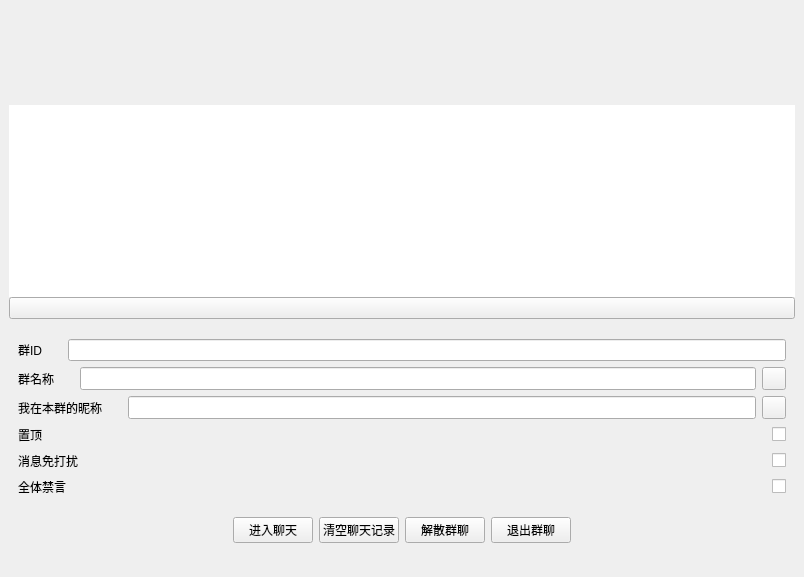
<?xml version="1.0" encoding="UTF-8"?>
<ui version="4.0">
 <class>GroupDetailWidget</class>
 <widget class="QWidget" name="GroupDetailWidget">
  <property name="geometry">
   <rect>
    <x>0</x>
    <y>0</y>
    <width>804</width>
    <height>577</height>
   </rect>
  </property>
  <layout class="QHBoxLayout" name="horizontalLayout">
   <property name="spacing">
    <number>0</number>
   </property>
   <property name="leftMargin">
    <number>0</number>
   </property>
   <property name="topMargin">
    <number>0</number>
   </property>
   <property name="rightMargin">
    <number>0</number>
   </property>
   <property name="bottomMargin">
    <number>0</number>
   </property>
   <item>
    <widget class="QScrollArea" name="scrollArea">
     <property name="frameShape">
      <enum>QFrame::NoFrame</enum>
     </property>
     <property name="verticalScrollBarPolicy">
      <enum>Qt::ScrollBarAsNeeded</enum>
     </property>
     <property name="horizontalScrollBarPolicy">
      <enum>Qt::ScrollBarAlwaysOff</enum>
     </property>
     <property name="widgetResizable">
      <bool>true</bool>
     </property>
     <property name="alignment">
      <set>Qt::AlignCenter</set>
     </property>
     <widget class="QWidget" name="scrollAreaWidgetContents">
      <property name="geometry">
       <rect>
        <x>0</x>
        <y>8</y>
        <width>804</width>
        <height>561</height>
       </rect>
      </property>
      <property name="sizePolicy">
       <sizepolicy hsizetype="Preferred" vsizetype="Fixed">
        <horstretch>0</horstretch>
        <verstretch>0</verstretch>
       </sizepolicy>
      </property>
      <layout class="QVBoxLayout" name="verticalLayout_2">
       <property name="spacing">
        <number>20</number>
       </property>
       <item>
        <widget class="QFrame" name="groupTopFrame">
         <layout class="QGridLayout" name="groupBaseLayout">
          <item row="0" column="1">
           <widget class="QElidedLabel" name="lbGroupName">
            <property name="alignment">
             <set>Qt::AlignBottom|Qt::AlignLeading|Qt::AlignLeft</set>
            </property>
           </widget>
          </item>
          <item row="1" column="1">
           <widget class="QLabel" name="lbGroupID">
            <property name="alignment">
             <set>Qt::AlignLeading|Qt::AlignLeft|Qt::AlignTop</set>
            </property>
           </widget>
          </item>
          <item row="0" column="0" rowspan="2">
           <widget class="QLabel" name="lbGroupFace">
            <property name="sizePolicy">
             <sizepolicy hsizetype="Fixed" vsizetype="Preferred">
              <horstretch>0</horstretch>
              <verstretch>0</verstretch>
             </sizepolicy>
            </property>
           </widget>
          </item>
         </layout>
        </widget>
       </item>
       <item>
        <widget class="QFrame" name="groupListFrame">
         <property name="sizePolicy">
          <sizepolicy hsizetype="Preferred" vsizetype="Fixed">
           <horstretch>0</horstretch>
           <verstretch>0</verstretch>
          </sizepolicy>
         </property>
         <layout class="QVBoxLayout" name="verticalLayout_3">
          <property name="spacing">
           <number>0</number>
          </property>
          <property name="leftMargin">
           <number>0</number>
          </property>
          <property name="topMargin">
           <number>0</number>
          </property>
          <property name="rightMargin">
           <number>0</number>
          </property>
          <property name="bottomMargin">
           <number>0</number>
          </property>
          <item>
           <widget class="QListWidget" name="memberList">
            <property name="frameShape">
             <enum>QFrame::NoFrame</enum>
            </property>
            <property name="verticalScrollBarPolicy">
             <enum>Qt::ScrollBarAlwaysOff</enum>
            </property>
            <property name="horizontalScrollBarPolicy">
             <enum>Qt::ScrollBarAlwaysOff</enum>
            </property>
            <property name="editTriggers">
             <set>QAbstractItemView::NoEditTriggers</set>
            </property>
            <property name="selectionMode">
             <enum>QAbstractItemView::NoSelection</enum>
            </property>
            <property name="movement">
             <enum>QListView::Static</enum>
            </property>
            <property name="isWrapping" stdset="0">
             <bool>true</bool>
            </property>
            <property name="resizeMode">
             <enum>QListView::Adjust</enum>
            </property>
            <property name="layoutMode">
             <enum>QListView::Batched</enum>
            </property>
            <property name="viewMode">
             <enum>QListView::IconMode</enum>
            </property>
            <property name="uniformItemSizes">
             <bool>true</bool>
            </property>
           </widget>
          </item>
          <item>
           <widget class="QPushButton" name="memberListCtrlBtn">
            <property name="layoutDirection">
             <enum>Qt::RightToLeft</enum>
            </property>
            <property name="checkable">
             <bool>true</bool>
            </property>
           </widget>
          </item>
         </layout>
        </widget>
       </item>
       <item>
        <widget class="QFrame" name="groupCfgFrame">
         <layout class="QVBoxLayout" name="verticalLayout">
          <property name="leftMargin">
           <number>9</number>
          </property>
          <property name="topMargin">
           <number>0</number>
          </property>
          <property name="rightMargin">
           <number>9</number>
          </property>
          <property name="bottomMargin">
           <number>0</number>
          </property>
          <item>
           <widget class="QWidget" name="horizontalWidget_3" native="true">
            <layout class="QHBoxLayout" name="horizontalLayout_3">
             <property name="leftMargin">
              <number>0</number>
             </property>
             <property name="topMargin">
              <number>0</number>
             </property>
             <property name="rightMargin">
              <number>0</number>
             </property>
             <property name="bottomMargin">
              <number>0</number>
             </property>
             <item>
              <widget class="QLabel" name="label_5">
               <property name="text">
                <string>群ID</string>
               </property>
              </widget>
             </item>
             <item>
              <spacer name="horizontalSpacer_2">
               <property name="orientation">
                <enum>Qt::Horizontal</enum>
               </property>
               <property name="sizeType">
                <enum>QSizePolicy::Fixed</enum>
               </property>
               <property name="sizeHint" stdset="0">
                <size>
                 <width>20</width>
                 <height>20</height>
                </size>
               </property>
              </spacer>
             </item>
             <item>
              <widget class="CRTxtEditor" name="editGroupID">
               <property name="sizePolicy">
                <sizepolicy hsizetype="Expanding" vsizetype="Preferred">
                 <horstretch>0</horstretch>
                 <verstretch>0</verstretch>
                </sizepolicy>
               </property>
               <property name="alignment">
                <set>Qt::AlignRight|Qt::AlignTrailing|Qt::AlignVCenter</set>
               </property>
              </widget>
             </item>
            </layout>
           </widget>
          </item>
          <item>
           <widget class="QWidget" name="horizontalWidget_2" native="true">
            <layout class="QHBoxLayout" name="horizontalLayout_2">
             <property name="leftMargin">
              <number>0</number>
             </property>
             <property name="topMargin">
              <number>0</number>
             </property>
             <property name="rightMargin">
              <number>0</number>
             </property>
             <property name="bottomMargin">
              <number>0</number>
             </property>
             <item>
              <widget class="QLabel" name="label">
               <property name="text">
                <string>群名称</string>
               </property>
              </widget>
             </item>
             <item>
              <spacer name="horizontalSpacer">
               <property name="orientation">
                <enum>Qt::Horizontal</enum>
               </property>
               <property name="sizeType">
                <enum>QSizePolicy::Fixed</enum>
               </property>
               <property name="sizeHint" stdset="0">
                <size>
                 <width>20</width>
                 <height>0</height>
                </size>
               </property>
              </spacer>
             </item>
             <item>
              <widget class="CRTxtEditor" name="editGroupName">
               <property name="sizePolicy">
                <sizepolicy hsizetype="Expanding" vsizetype="Preferred">
                 <horstretch>0</horstretch>
                 <verstretch>0</verstretch>
                </sizepolicy>
               </property>
               <property name="alignment">
                <set>Qt::AlignRight|Qt::AlignTrailing|Qt::AlignVCenter</set>
               </property>
              </widget>
             </item>
             <item>
              <widget class="QToolButton" name="btnGroupName">
               <property name="cursor">
                <cursorShape>PointingHandCursor</cursorShape>
               </property>
              </widget>
             </item>
            </layout>
           </widget>
          </item>
          <item>
           <widget class="QWidget" name="horizontalWidget_7" native="true">
            <layout class="QHBoxLayout" name="horizontalLayout_8">
             <property name="leftMargin">
              <number>0</number>
             </property>
             <property name="topMargin">
              <number>0</number>
             </property>
             <property name="rightMargin">
              <number>0</number>
             </property>
             <property name="bottomMargin">
              <number>0</number>
             </property>
             <item>
              <widget class="QLabel" name="label_2">
               <property name="text">
                <string>我在本群的昵称</string>
               </property>
              </widget>
             </item>
             <item>
              <spacer name="horizontalSpacer_10">
               <property name="orientation">
                <enum>Qt::Horizontal</enum>
               </property>
               <property name="sizeType">
                <enum>QSizePolicy::Fixed</enum>
               </property>
               <property name="sizeHint" stdset="0">
                <size>
                 <width>20</width>
                 <height>0</height>
                </size>
               </property>
              </spacer>
             </item>
             <item>
              <widget class="CRTxtEditor" name="editMyName">
               <property name="sizePolicy">
                <sizepolicy hsizetype="Expanding" vsizetype="Preferred">
                 <horstretch>0</horstretch>
                 <verstretch>0</verstretch>
                </sizepolicy>
               </property>
               <property name="alignment">
                <set>Qt::AlignRight|Qt::AlignTrailing|Qt::AlignVCenter</set>
               </property>
              </widget>
             </item>
             <item>
              <widget class="QToolButton" name="btnMyName">
               <property name="cursor">
                <cursorShape>PointingHandCursor</cursorShape>
               </property>
              </widget>
             </item>
            </layout>
           </widget>
          </item>
          <item>
           <widget class="QWidget" name="horizontalWidget_4" native="true">
            <layout class="QHBoxLayout" name="horizontalLayout_4">
             <property name="leftMargin">
              <number>0</number>
             </property>
             <property name="topMargin">
              <number>0</number>
             </property>
             <property name="rightMargin">
              <number>0</number>
             </property>
             <property name="bottomMargin">
              <number>0</number>
             </property>
             <item>
              <widget class="QLabel" name="label_7">
               <property name="text">
                <string>置顶</string>
               </property>
              </widget>
             </item>
             <item>
              <spacer name="horizontalSpacer_3">
               <property name="orientation">
                <enum>Qt::Horizontal</enum>
               </property>
               <property name="sizeHint" stdset="0">
                <size>
                 <width>10</width>
                 <height>20</height>
                </size>
               </property>
              </spacer>
             </item>
             <item>
              <widget class="QCheckBox" name="btnPin">
               <property name="cursor">
                <cursorShape>PointingHandCursor</cursorShape>
               </property>
               <property name="checkable">
                <bool>true</bool>
               </property>
              </widget>
             </item>
            </layout>
           </widget>
          </item>
          <item>
           <widget class="QWidget" name="horizontalWidget_5" native="true">
            <layout class="QHBoxLayout" name="horizontalLayout_5">
             <property name="leftMargin">
              <number>0</number>
             </property>
             <property name="topMargin">
              <number>0</number>
             </property>
             <property name="rightMargin">
              <number>0</number>
             </property>
             <property name="bottomMargin">
              <number>0</number>
             </property>
             <item>
              <widget class="QLabel" name="label_8">
               <property name="text">
                <string>消息免打扰</string>
               </property>
              </widget>
             </item>
             <item>
              <spacer name="horizontalSpacer_4">
               <property name="orientation">
                <enum>Qt::Horizontal</enum>
               </property>
               <property name="sizeHint" stdset="0">
                <size>
                 <width>10</width>
                 <height>20</height>
                </size>
               </property>
              </spacer>
             </item>
             <item>
              <widget class="QCheckBox" name="btnDnd">
               <property name="cursor">
                <cursorShape>PointingHandCursor</cursorShape>
               </property>
               <property name="checkable">
                <bool>true</bool>
               </property>
              </widget>
             </item>
            </layout>
           </widget>
          </item>
          <item>
           <widget class="QWidget" name="forbidRowWidget" native="true">
            <layout class="QHBoxLayout" name="horizontalLayout_6">
             <property name="leftMargin">
              <number>0</number>
             </property>
             <property name="topMargin">
              <number>0</number>
             </property>
             <property name="rightMargin">
              <number>0</number>
             </property>
             <property name="bottomMargin">
              <number>0</number>
             </property>
             <item>
              <widget class="QLabel" name="label_9">
               <property name="text">
                <string>全体禁言</string>
               </property>
              </widget>
             </item>
             <item>
              <spacer name="horizontalSpacer_5">
               <property name="orientation">
                <enum>Qt::Horizontal</enum>
               </property>
               <property name="sizeHint" stdset="0">
                <size>
                 <width>10</width>
                 <height>20</height>
                </size>
               </property>
              </spacer>
             </item>
             <item>
              <widget class="QCheckBox" name="btnForbid">
               <property name="cursor">
                <cursorShape>PointingHandCursor</cursorShape>
               </property>
               <property name="checkable">
                <bool>true</bool>
               </property>
              </widget>
             </item>
            </layout>
           </widget>
          </item>
         </layout>
        </widget>
       </item>
       <item>
        <widget class="QFrame" name="groupBottomFrame">
         <layout class="QHBoxLayout" name="horizontalLayout_7">
          <property name="leftMargin">
           <number>0</number>
          </property>
          <property name="topMargin">
           <number>0</number>
          </property>
          <property name="rightMargin">
           <number>0</number>
          </property>
          <property name="bottomMargin">
           <number>0</number>
          </property>
          <item>
           <spacer name="horizontalSpacer_8">
            <property name="orientation">
             <enum>Qt::Horizontal</enum>
            </property>
            <property name="sizeHint" stdset="0">
             <size>
              <width>1</width>
              <height>20</height>
             </size>
            </property>
           </spacer>
          </item>
          <item>
           <widget class="QPushButton" name="btnGroupChat">
            <property name="text">
             <string>进入聊天</string>
            </property>
           </widget>
          </item>
          <item>
           <widget class="QPushButton" name="btnClearGroup">
            <property name="text">
             <string>清空聊天记录</string>
            </property>
           </widget>
          </item>
          <item>
           <widget class="QPushButton" name="btnDismissGroup">
            <property name="text">
             <string>解散群聊</string>
            </property>
           </widget>
          </item>
          <item>
           <widget class="QPushButton" name="btnQuitGroup">
            <property name="text">
             <string>退出群聊</string>
            </property>
           </widget>
          </item>
          <item>
           <spacer name="horizontalSpacer_9">
            <property name="orientation">
             <enum>Qt::Horizontal</enum>
            </property>
            <property name="sizeHint" stdset="0">
             <size>
              <width>1</width>
              <height>20</height>
             </size>
            </property>
           </spacer>
          </item>
         </layout>
        </widget>
       </item>
      </layout>
     </widget>
    </widget>
   </item>
  </layout>
 </widget>
 <customwidgets>
  <customwidget>
   <class>QElidedLabel</class>
   <extends>QLabel</extends>
   <header>QElidedLabel.h</header>
  </customwidget>
  <customwidget>
   <class>CRTxtEditor</class>
   <extends>QLineEdit</extends>
   <header location="global">CRTxtEditor.h</header>
  </customwidget>
 </customwidgets>
 <tabstops>
  <tabstop>scrollArea</tabstop>
  <tabstop>memberList</tabstop>
  <tabstop>memberListCtrlBtn</tabstop>
  <tabstop>editGroupID</tabstop>
  <tabstop>editGroupName</tabstop>
  <tabstop>btnGroupName</tabstop>
  <tabstop>editMyName</tabstop>
  <tabstop>btnMyName</tabstop>
  <tabstop>btnPin</tabstop>
  <tabstop>btnDnd</tabstop>
  <tabstop>btnForbid</tabstop>
  <tabstop>btnGroupChat</tabstop>
  <tabstop>btnClearGroup</tabstop>
  <tabstop>btnDismissGroup</tabstop>
  <tabstop>btnQuitGroup</tabstop>
 </tabstops>
 <resources>
  <include location="../CRIMSDKDemo.qrc"/>
 </resources>
 <connections/>
</ui>
